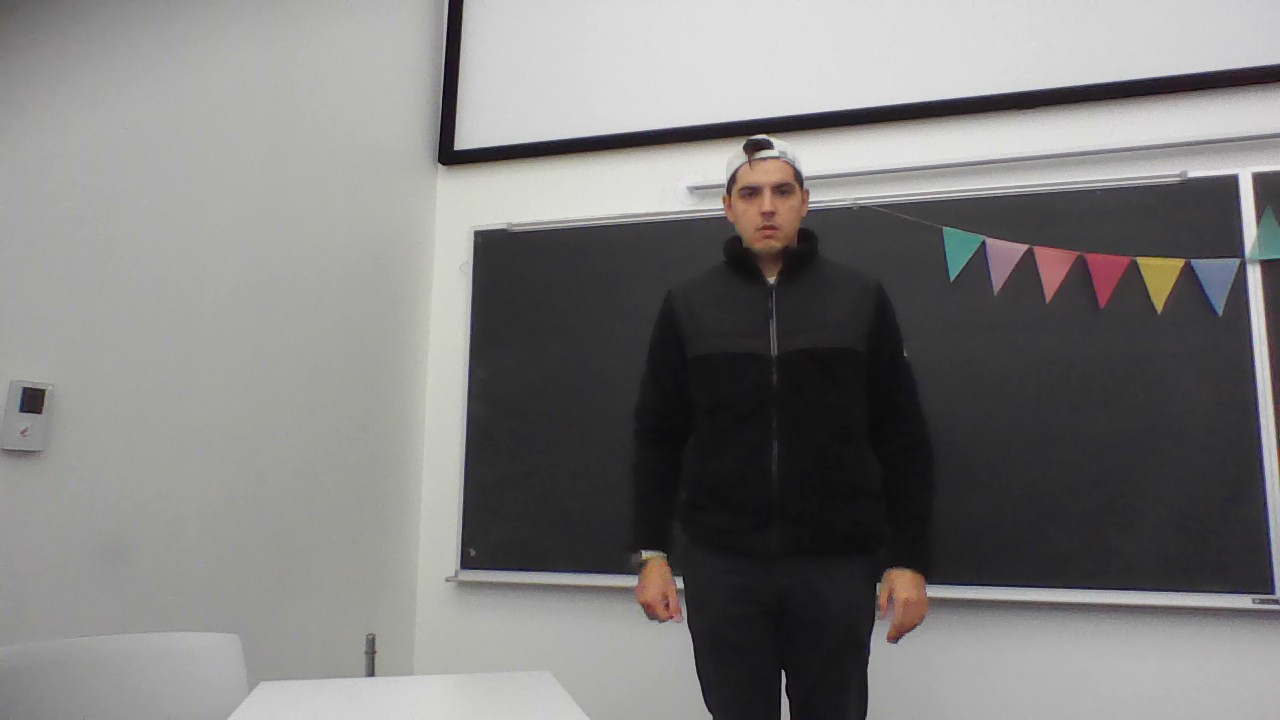
#> input picture flask/images/image1.jpeg, 1280 x 720 px; the run also reads 1 picture not shown here
$ python -i image_compare.py   (imports and definitions only)
#> lines starting #> are read from the running program, lines starting #| are printed output that depends on the picture; long printed decimals are rounded
import cv2
import numpy as np
import matplotlib.pyplot as plt

def image_compare(file_path):
#> called with file_path = 'images/image1.jpeg'
   img = cv2.imread(file_path)
#> img is the input picture: shape (720, 1280, 3); mean B, G, R 124.8, 125.8, 126.7
   img1 = cv2.imread('images/image1.jpeg')
   img1 = cv2.cvtColor(img1, cv2.COLOR_BGR2GRAY)
   h, w = img1.shape
#> h = 720; w = 1280
   img2 = cv2.imread('images/image2.jpeg')
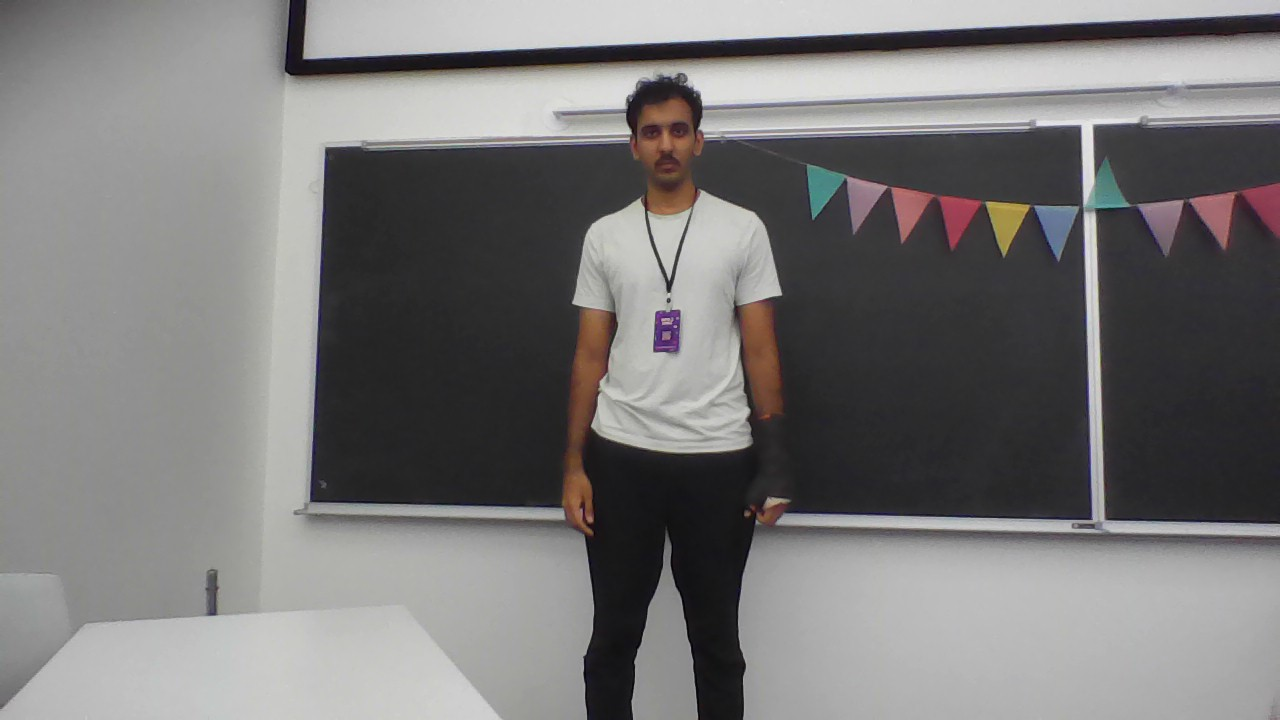
#> input picture flask/images/image2.jpeg, 1280 x 720 px
#> img2 is the input picture: shape (720, 1280, 3); mean B, G, R 120.1, 120.3, 121.6
   img2 = cv2.cvtColor(img2, cv2.COLOR_BGR2GRAY)
#> img2: shape (720, 1280)
   img3 = cv2.imread('images/image3.jpeg')
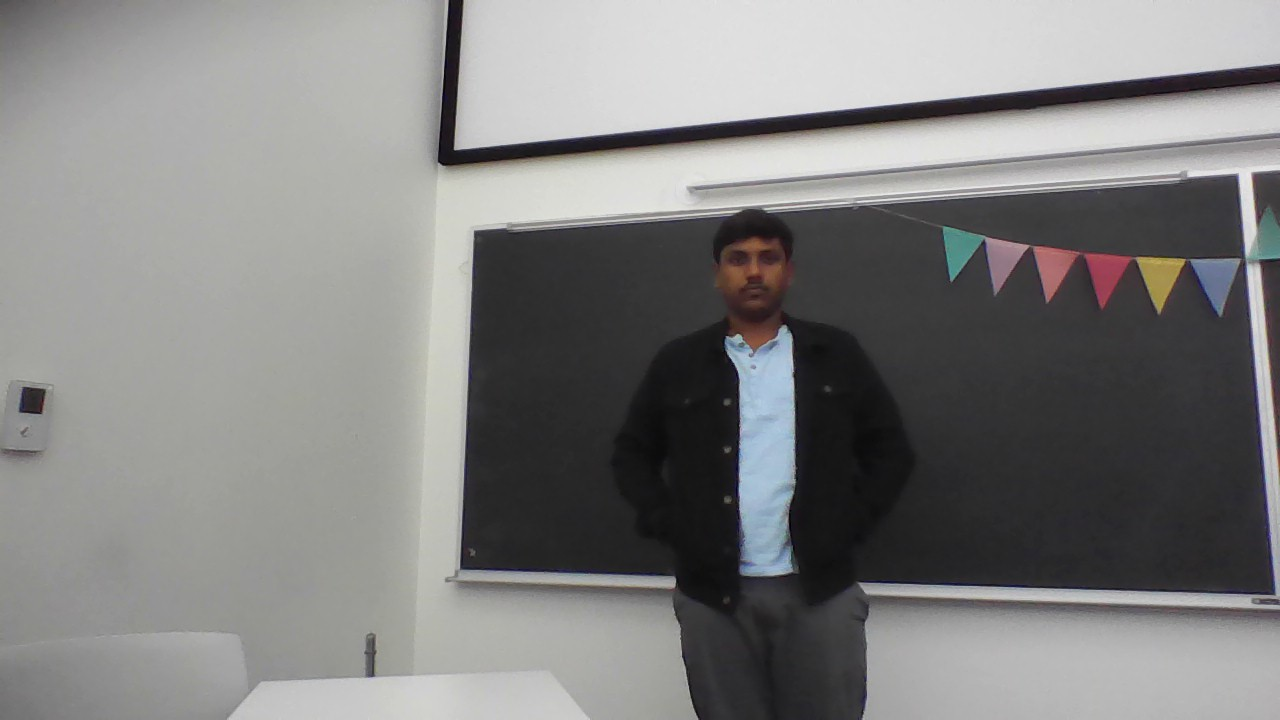
#> input picture flask/images/image3.jpeg, 1280 x 720 px
#> img3 is the input picture: shape (720, 1280, 3); mean B, G, R 128.4, 129, 129.3
   img3 = cv2.cvtColor(img3, cv2.COLOR_BGR2GRAY)
#> img3: shape (720, 1280)
   img4 = cv2.imread('images/image4.jpeg')
   img4 = cv2.cvtColor(img4, cv2.COLOR_BGR2GRAY)
   imageo = cv2.imread('images/image4.jpeg')
   imageo = cv2.cvtColor(imageo,  cv2.COLOR_BGR2RGB)

   chest = "NA"
   waist = "NA"
   hip = "NA"
   height = "NA"
   size = "NA"

   def error(img, img2):
      diff = cv2.subtract(img1, img2)
#> diff: shape (720, 1280); every value is 0
      err = np.sum(diff**2)
#> err = 0
      mse = err/(float(h*w))
#> mse = 0
      msre = np.sqrt(mse)
#> msre = 0
      return mse, diff

   match_error04, diff04 = error(img, img1)
#> match_error04 = 0
   match_error14, diff14 = error(img, img2)
#> in error (call 2), `diff = cv2.subtract(img1, img2)`:
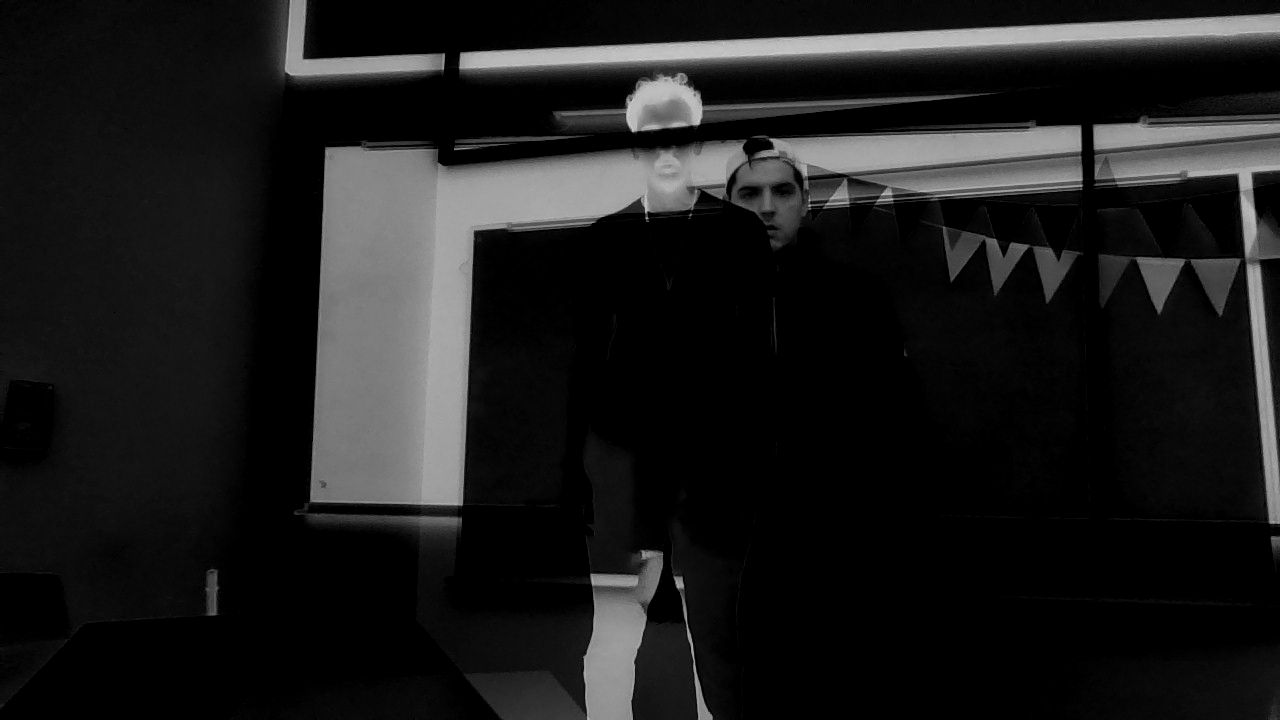
#> diff: shape (720, 1280); min 0, max 209, mean 27.7
#> in error (call 2), `err = np.sum(diff**2)`: err = 47794420
#> in error (call 2), `mse = err/(float(h*w))`: mse = 51.86
#> in error (call 2), `msre = np.sqrt(mse)`: msre = 7.2
#> match_error14 = 51.86
   match_error24, diff24 = error(img, img3)
#> in error (call 3), `diff = cv2.subtract(img1, img2)`:
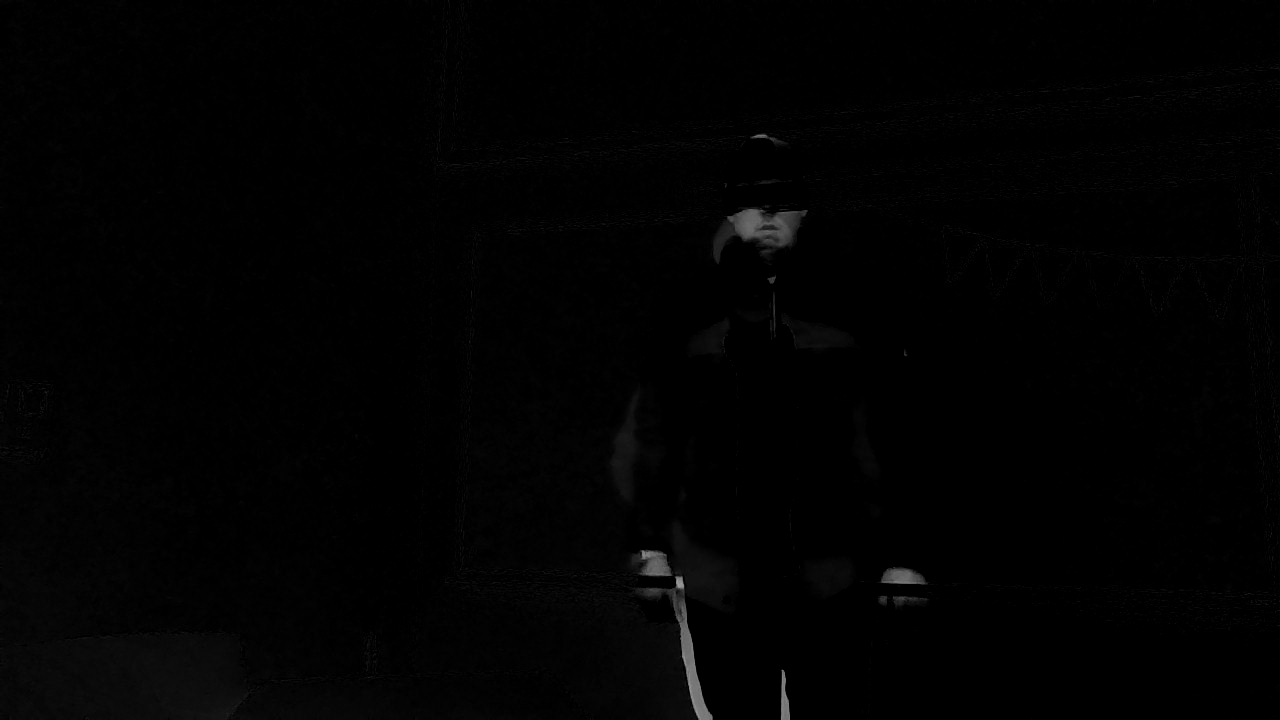
#> diff: shape (720, 1280); min 0, max 157, mean 1.8
#> in error (call 3), `err = np.sum(diff**2)`: err = 7176251
#> in error (call 3), `mse = err/(float(h*w))`: mse = 7.79
#> in error (call 3), `msre = np.sqrt(mse)`: msre = 2.79
#> match_error24 = 7.79
   match_error34, diff34 = error(img, img4)
#> match_error34 = 7.79

   if match_error04 <= 10:
      print("Image Calibrated:",100 - match_error14,("%"))
#| Image Calibrated: 48.140 %
      chest = "45.0 IN"
      waist = "38.2 IN"
      hip = "41.2 IN"
      height = "6 FT 0 IN"
      size = "L"
   elif match_error14 <= 10:
      print("Image Calibrated:",100 - match_error14,("%"))
      chest = "44.0 IN"
      waist = "38.2 IN"
      hip = "42.2 IN"
      height = "6 FT 3 IN"
      size = "L"
      plt.subplot(111), plt.imshow(img4),plt.title("IMAGE"),plt.axis('off')

   elif match_error24 <= 10:
      print("Image Calibrated:",100 - match_error24,("%"))
      chest = "41.2 IN"
      waist = "36.5 IN"
      hip = "41.0 IN"
      height = "5 FT 10 IN"
      size = "L -Tall"
   elif match_error34 <= 10:
      print("Image Calibrated:",100 - match_error34,("%"))
      chest = "44.0 IN"
      waist = "37.5 IN"
      hip = "42.5 IN"
      height = "5 FT 10 IN"
      size = "XL"

   return (chest, waist, hip, height, size)

# [1 line not run here, left out]
# [1 line that did not run here, left out]
# [2 lines not run here, left out]

"""plt.subplot(221), plt.imshow(diff12,'gray'),plt.title("image1 - Image2"),plt.axis('off')
plt.subplot(222), plt.imshow(diff13,'gray'),plt.title("image1 - Image3"),plt.axis('off')
plt.subplot(223), plt.imshow(diff23,'gray'),plt.title("image2 - Image3"),plt.axis('off')
plt.show()"""

>>> result = image_compare('images/image1.jpeg')
